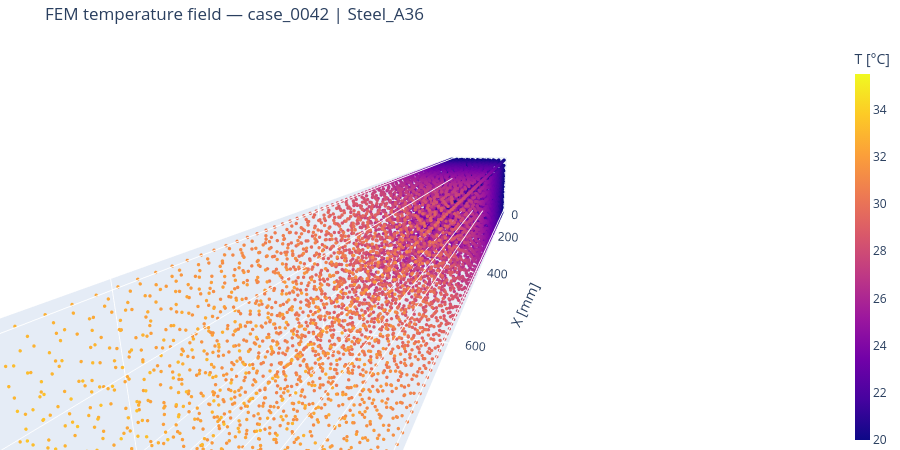

The code cell stored with this chart in its notebook:
### Code cell
# Visualise the temperature field of this case
import plotly.graph_objects as go

# Cast to native float — meshio loads VTK arrays as big-endian,
# which orjson (used by plotly) cannot serialise
_c = coords.astype(float)
_T = T_field.astype(float)

fig3d = go.Figure(data=[go.Scatter3d(
    x=_c[:,0], y=_c[:,1], z=_c[:,2],
    mode='markers',
    marker=dict(size=2, color=_T, colorscale='Plasma',
                colorbar=dict(title='T [°C]', thickness=15)),
)])
fig3d.update_layout(
    title=f'FEM temperature field — {entry["case_id"]} | {params["material"]}',
    scene=dict(
        xaxis_title='X [mm]', yaxis_title='Y [mm]', zaxis_title='Z [mm]',
        aspectmode='data',
        camera=dict(eye=dict(x=2.0, y=0.5, z=0.5)),
    ),
    height=450, margin=dict(l=0, r=0, t=40, b=0),
)
fig3d.show()

# T vs X — verify linearity
fig2, ax2 = plt.subplots(figsize=(7, 4))
ax2.scatter(coords[:,0], T_field, s=2, alpha=0.3, label='FEM nodes')
x_line = np.linspace(0, L, 200)
T_line = params['T_fix_C'] + q * x_line / (k * A)
ax2.plot(x_line, T_line, 'r-', linewidth=2, label='Analytical 1D')
ax2.set_xlabel('X position [mm]')
ax2.set_ylabel('Temperature [°C]')
ax2.set_title('T vs X — FEM vs analytical')
ax2.legend()
ax2.grid(alpha=0.3)
plt.tight_layout()
display(fig2); plt.close(fig2)

### Figure 1 — Plotly figure (JSON) as saved in the notebook; plotly's stock layout.template omitted (floating-point values rounded to 4 significant figures; data arrays with more than 128 entries replaced by an {"elided": "..."} marker saying what was removed)
{"data": [{"marker": {"color": {"elided": "9314 float values"}, "colorbar": {"thickness": 15, "title": {"text": "T [°C]"}}, "colorscale": [[0, "#0d0887"], [0.1111, "#46039f"], [0.2222, "#7201a8"], [0.3333, "#9c179e"], [0.4444, "#bd3786"], [0.5556, "#d8576b"], [0.6667, "#ed7953"], [0.7778, "#fb9f3a"], [0.8889, "#fdca26"], [1, "#f0f921"]], "size": 2}, "mode": "markers", "type": "scatter3d", "x": {"elided": "9314 float values"}, "y": {"elided": "9314 float values"}, "z": {"elided": "9314 float values"}}], "layout": {"height": 450, "margin": {"b": 0, "l": 0, "r": 0, "t": 40}, "scene": {"aspectmode": "data", "camera": {"eye": {"x": 2, "y": 0.5, "z": 0.5}}, "xaxis": {"title": {"text": "X [mm]"}}, "yaxis": {"title": {"text": "Y [mm]"}}, "zaxis": {"title": {"text": "Z [mm]"}}}, "title": {"text": "FEM temperature field — case_0042 | Steel_A36"}}}
